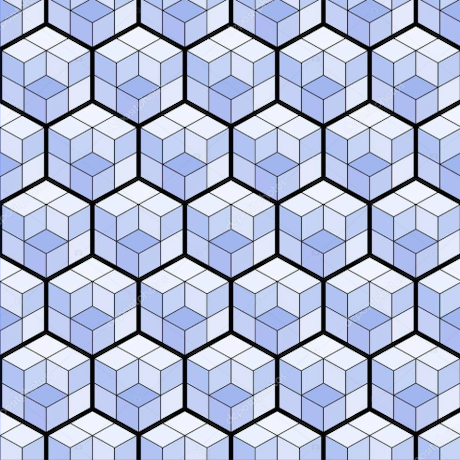
#> input picture _masters_/Image Processing/lab-3-contour/regular_002.jpg, 460 x 460 px
$ python task2Statistical.py
#> lines starting #> are read from the running program, lines starting #| are printed output that depends on the picture
import math

import numpy as np
from skimage import io

# Выделение границ статистическим методом
# https://stanislaw.ru/rus/education/university/imagine.asp?section=imageborders


FILENAME = 'regular_002.jpg'
WINDOW_SIZE = 2

# трешхолдинг можно убрать
THRESHOLD = 0.06
CONTOUR = 1
BACKGR = 0


def deviation(x: int, y: int, img: list) -> float:
    def avg_brightness(x: int, y: int, img: list) -> float:
        s = 0
        for i in range(x, x + WINDOW_SIZE):
            for j in range(y, y + WINDOW_SIZE):
                s += img[i][j]
        return s / (WINDOW_SIZE * WINDOW_SIZE)

    avg = avg_brightness(x, y, img)
    s = 0
    for i in range(x, x + WINDOW_SIZE):
        for j in range(y, y + WINDOW_SIZE):
            s += (img[i][j] - avg) ** 2

    return math.sqrt(s / (WINDOW_SIZE * WINDOW_SIZE))


def main():
    img = io.imread(FILENAME, as_gray=True)
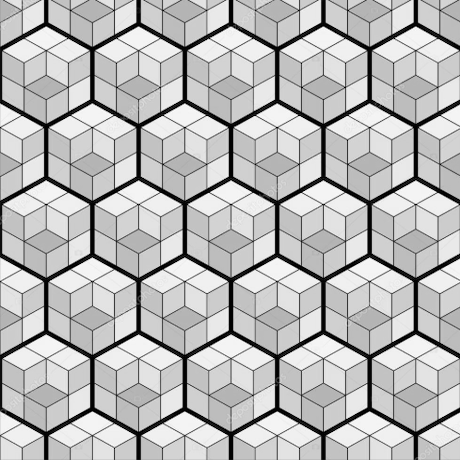
#> img: shape (460, 460) float64; min 0, max 1, mean 0.732
    img = img.tolist()
#> img = 460 items
    imglen = len(img)
#> imglen = 460

    # создать таблицу средних яркостей в частях изображения размером с рабочее окно
    size = imglen // WINDOW_SIZE
#> size = 230
    deviations = [[0] * size for _ in range(size)]
#> deviations = 230 items

    print(f'computing brightness and deviation for img[{imglen}:{imglen}]')
#| computing brightness and deviation for img[460:460]
    i = 0
    k = 0
    while i < imglen:
        j = 0
        m = 0
        while j < imglen:
            deviations[k][m] = deviation(i, j, img)
            m += 1
            j += WINDOW_SIZE
        i += WINDOW_SIZE
        k += 1
#> this loop made 230 passes
#> (i, k) on pass 1: (2, 1)

    print('adjusting input image')
    for i in range(imglen):
        for j in range(imglen):
            img[i][j] *= deviations[i // WINDOW_SIZE][j // WINDOW_SIZE]
            img[i][j] = CONTOUR if img[i][j] > THRESHOLD else BACKGR

    img_array = np.array(img)
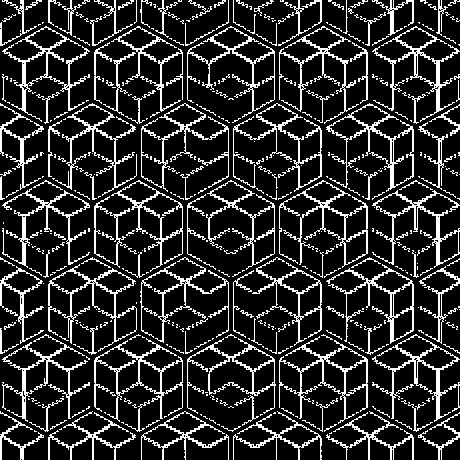
#> img_array: shape (460, 460) int64; values 0 (black) and 1 (white), 17.6% white in thin lines or dots
#> (the run stopped early here; a loop or call above may not have finished)

$ run again, with _masters_/Image Processing/lab-3-contour/regular_31.jpg copied over _masters_/Image Processing/lab-3-contour/regular_002.jpg
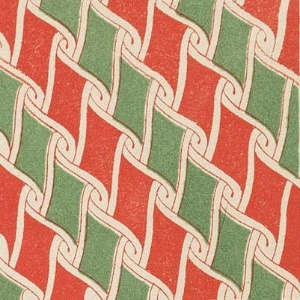
#> input picture _masters_/Image Processing/lab-3-contour/regular_31.jpg, 300 x 300 px
#> in main, `img = io.imread(FILENAME, as_gray=True)`:
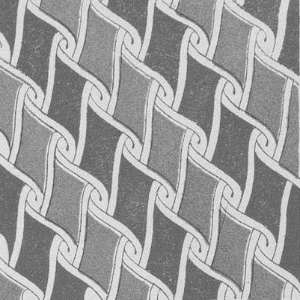
#> img: shape (300, 300) float64; min 0.242, max 0.953, mean 0.619
#> in main, `img = img.tolist()`: img = 300 items
#> imglen = 300
#> size = 150
#> deviations = 150 items
#| computing brightness and deviation for img[300:300]
#> the loop in main, `while i < imglen:` made 150 passes
#> (i, k) on pass 1: (2, 1)
#> in main, `img_array = np.array(img)`:
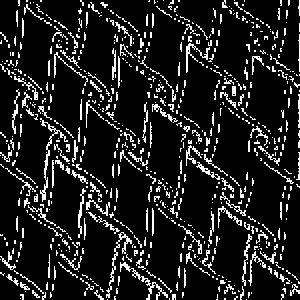
#> img_array: shape (300, 300) int64; values 0 (black) and 1 (white), 12.9% white in thin lines or dots

$ run again, with _masters_/Image Processing/lab-3-contour/regular_32.jpg copied over _masters_/Image Processing/lab-3-contour/regular_002.jpg
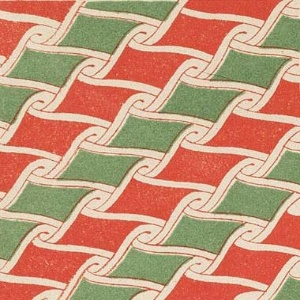
#> input picture _masters_/Image Processing/lab-3-contour/regular_32.jpg, 300 x 300 px
#> in main, `img = io.imread(FILENAME, as_gray=True)`:
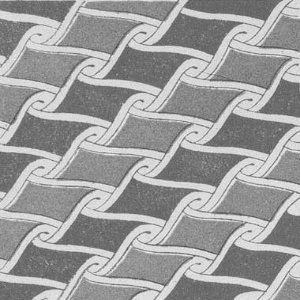
#> img: shape (300, 300) float64; min 0.249, max 0.954, mean 0.619
#> in main, `img = img.tolist()`: img = 300 items
#> imglen = 300
#> size = 150
#> deviations = 150 items
#| computing brightness and deviation for img[300:300]
#> the loop in main, `while i < imglen:` made 150 passes
#> (i, k) on pass 1: (2, 1)
#> in main, `img_array = np.array(img)`:
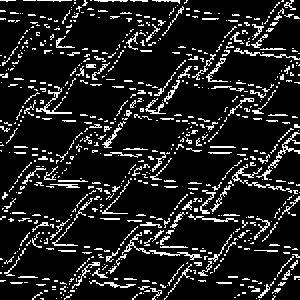
#> img_array: shape (300, 300) int64; values 0 (black) and 1 (white), 12.9% white in thin lines or dots

$ run again, with _masters_/Image Processing/lab-3-contour/regular_33.jpg copied over _masters_/Image Processing/lab-3-contour/regular_002.jpg
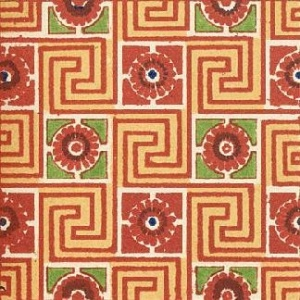
#> input picture _masters_/Image Processing/lab-3-contour/regular_33.jpg, 300 x 300 px
#> in main, `img = io.imread(FILENAME, as_gray=True)`:
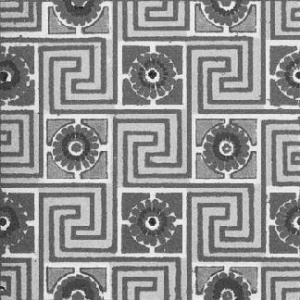
#> img: shape (300, 300) float64; min 0.0859, max 0.983, mean 0.574
#> in main, `img = img.tolist()`: img = 300 items
#> imglen = 300
#> size = 150
#> deviations = 150 items
#| computing brightness and deviation for img[300:300]
#> the loop in main, `while i < imglen:` made 150 passes
#> (i, k) on pass 1: (2, 1)
#> in main, `img_array = np.array(img)`:
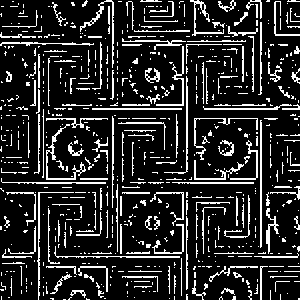
#> img_array: shape (300, 300) int64; values 0 (black) and 1 (white), 16% white in thin lines or dots
